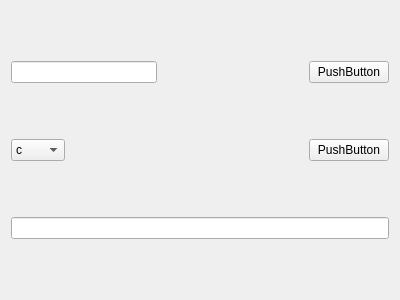
<?xml version="1.0" encoding="UTF-8"?>
<ui version="4.0">
 <class>Form</class>
 <widget class="QWidget" name="Form">
  <property name="geometry">
   <rect>
    <x>0</x>
    <y>0</y>
    <width>400</width>
    <height>300</height>
   </rect>
  </property>
  <property name="windowTitle">
   <string>Form</string>
  </property>
  <layout class="QVBoxLayout" name="verticalLayout">
   <item>
    <layout class="QHBoxLayout" name="horizontalLayout">
     <item>
      <widget class="QLineEdit" name="t1"/>
     </item>
     <item>
      <spacer name="horizontalSpacer_2">
       <property name="orientation">
        <enum>Qt::Horizontal</enum>
       </property>
       <property name="sizeHint" stdset="0">
        <size>
         <width>40</width>
         <height>20</height>
        </size>
       </property>
      </spacer>
     </item>
     <item>
      <widget class="QPushButton" name="bt1">
       <property name="text">
        <string>PushButton</string>
       </property>
      </widget>
     </item>
    </layout>
   </item>
   <item>
    <layout class="QHBoxLayout" name="horizontalLayout_2">
     <item>
      <widget class="QComboBox" name="c1">
       <item>
        <property name="text">
         <string>c</string>
        </property>
       </item>
       <item>
        <property name="text">
         <string>c++</string>
        </property>
       </item>
       <item>
        <property name="text">
         <string>java</string>
        </property>
       </item>
      </widget>
     </item>
     <item>
      <spacer name="horizontalSpacer">
       <property name="orientation">
        <enum>Qt::Horizontal</enum>
       </property>
       <property name="sizeHint" stdset="0">
        <size>
         <width>40</width>
         <height>20</height>
        </size>
       </property>
      </spacer>
     </item>
     <item>
      <widget class="QPushButton" name="bt2">
       <property name="text">
        <string>PushButton</string>
       </property>
      </widget>
     </item>
    </layout>
   </item>
   <item>
    <widget class="QLineEdit" name="t2"/>
   </item>
  </layout>
 </widget>
 <resources/>
 <connections/>
</ui>
